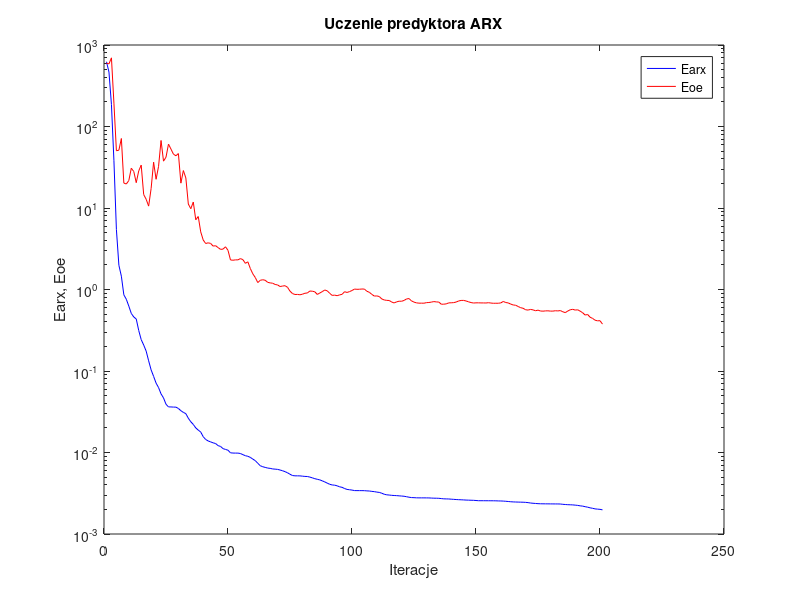
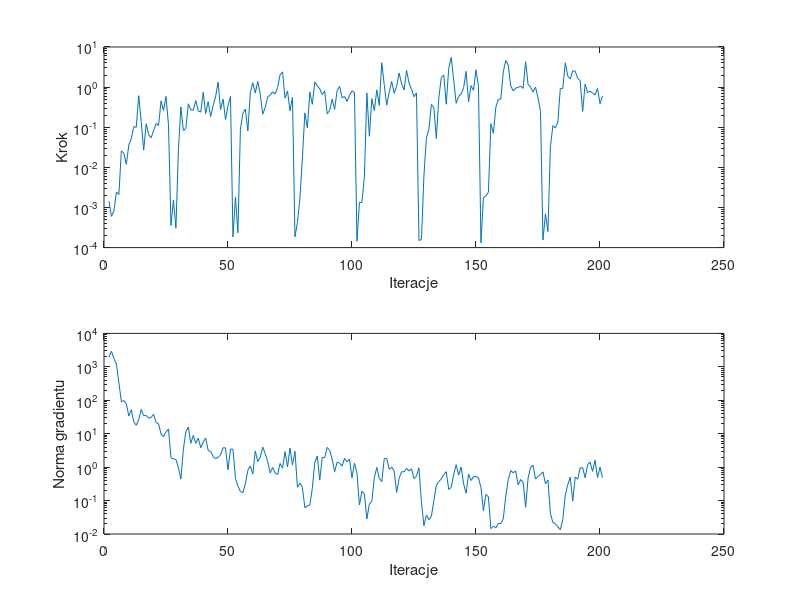

The MATLAB source for these figures, in order:
%uczenie predyktora arx
clear all;
n=0; farx(n+1)=6.231028e+002; foe(n+1)=5.990747e+002; wspucz(n+1)=0.000000e+000; ng(n+1)=0.000000e+000;
%odnowa zmiennej metryki
n=1; farx(n+1)=4.651786e+002; foe(n+1)=5.871939e+002; krok(n+1)=1.427772e-003; ng(n+1)=1.934988e+003;
n=2; farx(n+1)=1.860394e+002; foe(n+1)=6.959449e+002; krok(n+1)=6.037139e-004; ng(n+1)=2.940509e+003;
n=3; farx(n+1)=3.806380e+001; foe(n+1)=1.933688e+002; krok(n+1)=8.194646e-004; ng(n+1)=1.768652e+003;
n=4; farx(n+1)=5.433468e+000; foe(n+1)=5.037834e+001; krok(n+1)=2.433134e-003; ng(n+1)=1.209767e+003;
n=5; farx(n+1)=1.983449e+000; foe(n+1)=5.125017e+001; krok(n+1)=2.100547e-003; ng(n+1)=3.363556e+002;
n=6; farx(n+1)=1.457347e+000; foe(n+1)=7.127050e+001; krok(n+1)=2.567947e-002; ng(n+1)=9.097703e+001;
n=7; farx(n+1)=8.600090e-001; foe(n+1)=2.020880e+001; krok(n+1)=2.251094e-002; ng(n+1)=9.789927e+001;
n=8; farx(n+1)=7.588064e-001; foe(n+1)=1.972090e+001; krok(n+1)=1.193441e-002; ng(n+1)=7.901427e+001;
n=9; farx(n+1)=6.256233e-001; foe(n+1)=2.170058e+001; krok(n+1)=3.598781e-002; ng(n+1)=3.355245e+001;
n=10; farx(n+1)=5.091709e-001; foe(n+1)=3.074505e+001; krok(n+1)=5.197516e-002; ng(n+1)=5.192200e+001;
n=11; farx(n+1)=4.601442e-001; foe(n+1)=2.808141e+001; krok(n+1)=1.032026e-001; ng(n+1)=2.273359e+001;
n=12; farx(n+1)=4.349984e-001; foe(n+1)=2.046013e+001; krok(n+1)=1.001107e-001; ng(n+1)=1.791771e+001;
n=13; farx(n+1)=3.142887e-001; foe(n+1)=2.850646e+001; krok(n+1)=6.094694e-001; ng(n+1)=2.648149e+001;
n=14; farx(n+1)=2.426476e-001; foe(n+1)=3.360378e+001; krok(n+1)=1.389210e-001; ng(n+1)=5.353627e+001;
n=15; farx(n+1)=2.083714e-001; foe(n+1)=1.462308e+001; krok(n+1)=2.679765e-002; ng(n+1)=3.453030e+001;
n=16; farx(n+1)=1.753898e-001; foe(n+1)=1.279238e+001; krok(n+1)=1.217528e-001; ng(n+1)=3.517329e+001;
n=17; farx(n+1)=1.333549e-001; foe(n+1)=1.055141e+001; krok(n+1)=6.528949e-002; ng(n+1)=2.884344e+001;
n=18; farx(n+1)=1.032460e-001; foe(n+1)=1.734953e+001; krok(n+1)=5.442027e-002; ng(n+1)=3.086474e+001;
n=19; farx(n+1)=8.592697e-002; foe(n+1)=3.651473e+001; krok(n+1)=8.268560e-002; ng(n+1)=3.794651e+001;
n=20; farx(n+1)=7.101520e-002; foe(n+1)=2.251167e+001; krok(n+1)=1.238533e-001; ng(n+1)=2.154720e+001;
n=21; farx(n+1)=6.257822e-002; foe(n+1)=3.244000e+001; krok(n+1)=1.110632e-001; ng(n+1)=1.970081e+001;
n=22; farx(n+1)=5.239615e-002; foe(n+1)=6.740210e+001; krok(n+1)=4.536903e-001; ng(n+1)=9.738161e+000;
n=23; farx(n+1)=4.674284e-002; foe(n+1)=3.756710e+001; krok(n+1)=2.621866e-001; ng(n+1)=8.198813e+000;
n=24; farx(n+1)=3.908535e-002; foe(n+1)=4.203963e+001; krok(n+1)=5.870903e-001; ng(n+1)=1.124011e+001;
n=25; farx(n+1)=3.628735e-002; foe(n+1)=6.078987e+001; krok(n+1)=1.144404e-001; ng(n+1)=1.381372e+001;
%odnowa zmiennej metryki
n=26; farx(n+1)=3.622966e-002; foe(n+1)=5.284802e+001; krok(n+1)=3.569431e-004; ng(n+1)=1.909572e+000;
n=27; farx(n+1)=3.606936e-002; foe(n+1)=4.577375e+001; krok(n+1)=1.532691e-003; ng(n+1)=1.754597e+000;
n=28; farx(n+1)=3.603847e-002; foe(n+1)=4.375820e+001; krok(n+1)=3.046669e-004; ng(n+1)=1.703372e+000;
n=29; farx(n+1)=3.468677e-002; foe(n+1)=4.653595e+001; krok(n+1)=2.672451e-002; ng(n+1)=9.646382e-001;
n=30; farx(n+1)=3.257821e-002; foe(n+1)=2.018636e+001; krok(n+1)=3.202323e-001; ng(n+1)=4.384472e-001;
n=31; farx(n+1)=3.106269e-002; foe(n+1)=2.881030e+001; krok(n+1)=8.343244e-002; ng(n+1)=3.422377e+000;
n=32; farx(n+1)=2.997984e-002; foe(n+1)=2.339402e+001; krok(n+1)=9.310460e-002; ng(n+1)=1.144309e+001;
n=33; farx(n+1)=2.632988e-002; foe(n+1)=1.118754e+001; krok(n+1)=3.839848e-001; ng(n+1)=1.585049e+001;
n=34; farx(n+1)=2.382156e-002; foe(n+1)=9.799861e+000; krok(n+1)=2.701727e-001; ng(n+1)=5.158608e+000;
n=35; farx(n+1)=2.210960e-002; foe(n+1)=1.184488e+001; krok(n+1)=2.656312e-001; ng(n+1)=8.820815e+000;
n=36; farx(n+1)=2.003006e-002; foe(n+1)=7.168280e+000; krok(n+1)=4.635137e-001; ng(n+1)=5.169690e+000;
n=37; farx(n+1)=1.884500e-002; foe(n+1)=7.860805e+000; krok(n+1)=2.553603e-001; ng(n+1)=7.356874e+000;
n=38; farx(n+1)=1.781466e-002; foe(n+1)=5.094000e+000; krok(n+1)=2.385171e-001; ng(n+1)=3.811985e+000;
n=39; farx(n+1)=1.564490e-002; foe(n+1)=4.055007e+000; krok(n+1)=7.422839e-001; ng(n+1)=5.629689e+000;
n=40; farx(n+1)=1.444125e-002; foe(n+1)=3.666962e+000; krok(n+1)=2.193298e-001; ng(n+1)=7.462132e+000;
n=41; farx(n+1)=1.386556e-002; foe(n+1)=3.739465e+000; krok(n+1)=4.339732e-001; ng(n+1)=3.151990e+000;
n=42; farx(n+1)=1.348788e-002; foe(n+1)=3.677286e+000; krok(n+1)=1.845727e-001; ng(n+1)=2.978863e+000;
n=43; farx(n+1)=1.314366e-002; foe(n+1)=3.408415e+000; krok(n+1)=3.465039e-001; ng(n+1)=2.065507e+000;
n=44; farx(n+1)=1.288157e-002; foe(n+1)=3.447103e+000; krok(n+1)=5.738785e-001; ng(n+1)=1.774857e+000;
n=45; farx(n+1)=1.214714e-002; foe(n+1)=3.268449e+000; krok(n+1)=1.334919e+000; ng(n+1)=1.962341e+000;
n=46; farx(n+1)=1.186856e-002; foe(n+1)=3.107632e+000; krok(n+1)=2.725288e-001; ng(n+1)=2.311875e+000;
n=47; farx(n+1)=1.115523e-002; foe(n+1)=3.131213e+000; krok(n+1)=5.039997e-001; ng(n+1)=3.799408e+000;
n=48; farx(n+1)=1.090663e-002; foe(n+1)=3.342713e+000; krok(n+1)=1.553141e-001; ng(n+1)=3.773850e+000;
n=49; farx(n+1)=1.066491e-002; foe(n+1)=3.022113e+000; krok(n+1)=3.428611e-001; ng(n+1)=8.267336e-001;
n=50; farx(n+1)=9.913806e-003; foe(n+1)=2.304272e+000; krok(n+1)=5.842182e-001; ng(n+1)=3.464856e+000;
%odnowa zmiennej metryki
n=51; farx(n+1)=9.845346e-003; foe(n+1)=2.286266e+000; krok(n+1)=1.841267e-004; ng(n+1)=3.437205e+000;
n=52; farx(n+1)=9.833504e-003; foe(n+1)=2.310557e+000; krok(n+1)=1.812955e-003; ng(n+1)=4.556028e-001;
n=53; farx(n+1)=9.832509e-003; foe(n+1)=2.309529e+000; krok(n+1)=2.345280e-004; ng(n+1)=2.730074e-001;
n=54; farx(n+1)=9.721575e-003; foe(n+1)=2.394739e+000; krok(n+1)=8.877087e-002; ng(n+1)=1.868985e-001;
n=55; farx(n+1)=9.411764e-003; foe(n+1)=2.325752e+000; krok(n+1)=2.223238e-001; ng(n+1)=1.725197e-001;
n=56; farx(n+1)=9.136936e-003; foe(n+1)=2.095327e+000; krok(n+1)=2.833785e-001; ng(n+1)=3.166223e-001;
n=57; farx(n+1)=8.983473e-003; foe(n+1)=2.186755e+000; krok(n+1)=8.097460e-002; ng(n+1)=8.002378e-001;
n=58; farx(n+1)=8.713650e-003; foe(n+1)=1.809754e+000; krok(n+1)=7.310195e-001; ng(n+1)=1.077496e+000;
n=59; farx(n+1)=8.296626e-003; foe(n+1)=1.557490e+000; krok(n+1)=1.280117e+000; ng(n+1)=6.188266e-001;
n=60; farx(n+1)=7.950376e-003; foe(n+1)=1.403287e+000; krok(n+1)=7.113726e-001; ng(n+1)=3.028350e+000;
n=61; farx(n+1)=7.381914e-003; foe(n+1)=1.216548e+000; krok(n+1)=1.390988e+000; ng(n+1)=1.462462e+000;
n=62; farx(n+1)=6.888266e-003; foe(n+1)=1.296326e+000; krok(n+1)=6.709302e-001; ng(n+1)=1.966417e+000;
n=63; farx(n+1)=6.691940e-003; foe(n+1)=1.318223e+000; krok(n+1)=2.114442e-001; ng(n+1)=3.978671e+000;
n=64; farx(n+1)=6.563694e-003; foe(n+1)=1.298205e+000; krok(n+1)=3.091610e-001; ng(n+1)=2.548212e+000;
n=65; farx(n+1)=6.442894e-003; foe(n+1)=1.224538e+000; krok(n+1)=5.714745e-001; ng(n+1)=1.466901e+000;
n=66; farx(n+1)=6.388536e-003; foe(n+1)=1.204905e+000; krok(n+1)=6.268073e-001; ng(n+1)=6.706947e-001;
n=67; farx(n+1)=6.287773e-003; foe(n+1)=1.194775e+000; krok(n+1)=7.612154e-001; ng(n+1)=9.764888e-001;
n=68; farx(n+1)=6.249015e-003; foe(n+1)=1.152864e+000; krok(n+1)=6.674447e-001; ng(n+1)=6.640161e-001;
n=69; farx(n+1)=6.207139e-003; foe(n+1)=1.137310e+000; krok(n+1)=9.769152e-001; ng(n+1)=6.001188e-001;
n=70; farx(n+1)=6.097138e-003; foe(n+1)=1.087898e+000; krok(n+1)=2.030537e+000; ng(n+1)=1.287634e+000;
n=71; farx(n+1)=5.971787e-003; foe(n+1)=1.102422e+000; krok(n+1)=2.395323e+000; ng(n+1)=9.282925e-001;
n=72; farx(n+1)=5.820840e-003; foe(n+1)=1.113399e+000; krok(n+1)=5.281352e-001; ng(n+1)=2.906375e+000;
n=73; farx(n+1)=5.639426e-003; foe(n+1)=1.064759e+000; krok(n+1)=8.008859e-001; ng(n+1)=1.009303e+000;
n=74; farx(n+1)=5.407266e-003; foe(n+1)=9.541227e-001; krok(n+1)=2.557116e-001; ng(n+1)=3.735932e+000;
n=75; farx(n+1)=5.218545e-003; foe(n+1)=8.918923e-001; krok(n+1)=5.596492e-001; ng(n+1)=1.154974e+000;
%odnowa zmiennej metryki
n=76; farx(n+1)=5.173427e-003; foe(n+1)=8.685191e-001; krok(n+1)=1.848518e-004; ng(n+1)=2.974303e+000;
n=77; farx(n+1)=5.172276e-003; foe(n+1)=8.704959e-001; krok(n+1)=4.261938e-004; ng(n+1)=2.504523e-001;
n=78; farx(n+1)=5.166260e-003; foe(n+1)=8.615597e-001; krok(n+1)=1.700059e-003; ng(n+1)=3.363344e-001;
n=79; farx(n+1)=5.125976e-003; foe(n+1)=8.752213e-001; krok(n+1)=1.767909e-002; ng(n+1)=2.480937e-001;
n=80; farx(n+1)=5.088293e-003; foe(n+1)=8.990290e-001; krok(n+1)=2.278082e-001; ng(n+1)=6.073302e-002;
n=81; farx(n+1)=5.076832e-003; foe(n+1)=9.069130e-001; krok(n+1)=9.595947e-002; ng(n+1)=7.013749e-002;
n=82; farx(n+1)=4.991979e-003; foe(n+1)=9.575744e-001; krok(n+1)=7.498941e-001; ng(n+1)=7.362409e-002;
n=83; farx(n+1)=4.888746e-003; foe(n+1)=9.527284e-001; krok(n+1)=3.730916e-001; ng(n+1)=2.347000e-001;
n=84; farx(n+1)=4.774412e-003; foe(n+1)=9.376566e-001; krok(n+1)=1.348916e+000; ng(n+1)=1.391484e+000;
n=85; farx(n+1)=4.691194e-003; foe(n+1)=8.698827e-001; krok(n+1)=1.072499e+000; ng(n+1)=2.146958e+000;
n=86; farx(n+1)=4.615689e-003; foe(n+1)=9.053075e-001; krok(n+1)=9.087851e-001; ng(n+1)=4.078601e-001;
n=87; farx(n+1)=4.492409e-003; foe(n+1)=9.413765e-001; krok(n+1)=6.522451e-001; ng(n+1)=1.947989e+000;
n=88; farx(n+1)=4.357238e-003; foe(n+1)=9.858996e-001; krok(n+1)=7.926233e-001; ng(n+1)=1.924535e+000;
n=89; farx(n+1)=4.212425e-003; foe(n+1)=9.636915e-001; krok(n+1)=2.153023e-001; ng(n+1)=3.895442e+000;
n=90; farx(n+1)=4.075412e-003; foe(n+1)=8.990646e-001; krok(n+1)=2.640676e-001; ng(n+1)=3.180406e+000;
n=91; farx(n+1)=3.998521e-003; foe(n+1)=8.468525e-001; krok(n+1)=5.002089e-001; ng(n+1)=1.716099e+000;
n=92; farx(n+1)=3.973111e-003; foe(n+1)=8.528271e-001; krok(n+1)=2.785378e-001; ng(n+1)=7.339030e-001;
n=93; farx(n+1)=3.902284e-003; foe(n+1)=8.397058e-001; krok(n+1)=8.256204e-001; ng(n+1)=1.403834e+000;
n=94; farx(n+1)=3.793577e-003; foe(n+1)=8.586183e-001; krok(n+1)=1.043878e+000; ng(n+1)=1.314479e+000;
n=95; farx(n+1)=3.738965e-003; foe(n+1)=8.729260e-001; krok(n+1)=5.431439e-001; ng(n+1)=1.075045e+000;
n=96; farx(n+1)=3.613189e-003; foe(n+1)=9.395333e-001; krok(n+1)=5.842182e-001; ng(n+1)=1.840133e+000;
n=97; farx(n+1)=3.525469e-003; foe(n+1)=9.200922e-001; krok(n+1)=4.364225e-001; ng(n+1)=1.449057e+000;
n=98; farx(n+1)=3.491970e-003; foe(n+1)=9.424607e-001; krok(n+1)=6.258076e-001; ng(n+1)=1.732038e+000;
n=99; farx(n+1)=3.458865e-003; foe(n+1)=9.719110e-001; krok(n+1)=8.043035e-001; ng(n+1)=4.785093e-001;
n=100; farx(n+1)=3.410665e-003; foe(n+1)=1.012126e+000; krok(n+1)=7.294970e-001; ng(n+1)=1.308716e+000;
%odnowa zmiennej metryki
n=101; farx(n+1)=3.407006e-003; foe(n+1)=1.005473e+000; krok(n+1)=1.440576e-004; ng(n+1)=6.676612e-001;
n=102; farx(n+1)=3.406766e-003; foe(n+1)=1.007560e+000; krok(n+1)=1.336585e-003; ng(n+1)=7.415594e-002;
n=103; farx(n+1)=3.405370e-003; foe(n+1)=1.014523e+000; krok(n+1)=1.338974e-003; ng(n+1)=1.892514e-001;
n=104; farx(n+1)=3.401165e-003; foe(n+1)=1.011351e+000; krok(n+1)=6.023109e-003; ng(n+1)=1.579376e-001;
n=105; farx(n+1)=3.380917e-003; foe(n+1)=9.516676e-001; krok(n+1)=7.101669e-001; ng(n+1)=2.812522e-002;
n=106; farx(n+1)=3.369524e-003; foe(n+1)=9.237251e-001; krok(n+1)=5.955282e-002; ng(n+1)=7.928295e-002;
n=107; farx(n+1)=3.333772e-003; foe(n+1)=8.713128e-001; krok(n+1)=5.166865e-001; ng(n+1)=9.437643e-002;
n=108; farx(n+1)=3.310544e-003; foe(n+1)=8.307210e-001; krok(n+1)=2.589664e-001; ng(n+1)=4.867691e-001;
n=109; farx(n+1)=3.266784e-003; foe(n+1)=8.343531e-001; krok(n+1)=8.536620e-001; ng(n+1)=9.806809e-001;
n=110; farx(n+1)=3.239085e-003; foe(n+1)=8.196662e-001; krok(n+1)=3.485301e-001; ng(n+1)=4.618822e-001;
n=111; farx(n+1)=3.163904e-003; foe(n+1)=7.658402e-001; krok(n+1)=4.061290e+000; ng(n+1)=3.663621e-001;
n=112; farx(n+1)=3.074833e-003; foe(n+1)=7.444937e-001; krok(n+1)=1.147757e+000; ng(n+1)=1.791907e+000;
n=113; farx(n+1)=3.025510e-003; foe(n+1)=7.356058e-001; krok(n+1)=3.550835e-001; ng(n+1)=1.827292e+000;
n=114; farx(n+1)=3.006768e-003; foe(n+1)=7.335203e-001; krok(n+1)=7.461831e-001; ng(n+1)=8.579353e-001;
n=115; farx(n+1)=2.981914e-003; foe(n+1)=7.014832e-001; krok(n+1)=1.382584e+000; ng(n+1)=9.933808e-001;
n=116; farx(n+1)=2.967434e-003; foe(n+1)=6.840860e-001; krok(n+1)=7.011953e-001; ng(n+1)=7.715070e-001;
n=117; farx(n+1)=2.956443e-003; foe(n+1)=7.055506e-001; krok(n+1)=1.043878e+000; ng(n+1)=1.751943e-001;
n=118; farx(n+1)=2.938962e-003; foe(n+1)=7.187429e-001; krok(n+1)=2.240289e+000; ng(n+1)=4.630203e-001;
n=119; farx(n+1)=2.922925e-003; foe(n+1)=7.173031e-001; krok(n+1)=1.206842e+000; ng(n+1)=7.275752e-001;
n=120; farx(n+1)=2.904874e-003; foe(n+1)=7.346763e-001; krok(n+1)=8.536620e-001; ng(n+1)=7.277508e-001;
n=121; farx(n+1)=2.867230e-003; foe(n+1)=7.657601e-001; krok(n+1)=2.615134e+000; ng(n+1)=9.132495e-001;
n=122; farx(n+1)=2.827257e-003; foe(n+1)=7.739609e-001; krok(n+1)=1.254669e+000; ng(n+1)=7.690883e-001;
n=123; farx(n+1)=2.799220e-003; foe(n+1)=7.244265e-001; krok(n+1)=8.823184e-001; ng(n+1)=8.924504e-001;
n=124; farx(n+1)=2.791280e-003; foe(n+1)=7.003445e-001; krok(n+1)=5.758050e-001; ng(n+1)=4.548568e-001;
n=125; farx(n+1)=2.779246e-003; foe(n+1)=6.857006e-001; krok(n+1)=7.178655e-001; ng(n+1)=5.397991e-001;
%odnowa zmiennej metryki
n=126; farx(n+1)=2.775731e-003; foe(n+1)=6.797539e-001; krok(n+1)=1.494509e-004; ng(n+1)=9.535482e-001;
n=127; farx(n+1)=2.775689e-003; foe(n+1)=6.800245e-001; krok(n+1)=1.614953e-004; ng(n+1)=8.897685e-002;
n=128; farx(n+1)=2.775622e-003; foe(n+1)=6.791341e-001; krok(n+1)=6.130766e-003; ng(n+1)=1.766755e-002;
n=129; farx(n+1)=2.773669e-003; foe(n+1)=6.898196e-001; krok(n+1)=5.418912e-002; ng(n+1)=3.681836e-002;
n=130; farx(n+1)=2.771579e-003; foe(n+1)=6.926862e-001; krok(n+1)=8.877087e-002; ng(n+1)=2.651433e-002;
n=131; farx(n+1)=2.760327e-003; foe(n+1)=7.003531e-001; krok(n+1)=3.706964e-001; ng(n+1)=3.396775e-002;
n=132; farx(n+1)=2.751522e-003; foe(n+1)=7.110548e-001; krok(n+1)=3.080168e-001; ng(n+1)=9.705914e-002;
n=133; farx(n+1)=2.748594e-003; foe(n+1)=7.040737e-001; krok(n+1)=5.261210e-002; ng(n+1)=2.890394e-001;
n=134; farx(n+1)=2.742221e-003; foe(n+1)=7.012966e-001; krok(n+1)=5.353665e-001; ng(n+1)=3.688113e-001;
n=135; farx(n+1)=2.721245e-003; foe(n+1)=6.598497e-001; krok(n+1)=1.729901e+000; ng(n+1)=4.449512e-001;
n=136; farx(n+1)=2.700855e-003; foe(n+1)=6.607031e-001; krok(n+1)=2.006399e+000; ng(n+1)=5.954014e-001;
n=137; farx(n+1)=2.695303e-003; foe(n+1)=6.663460e-001; krok(n+1)=3.745525e-001; ng(n+1)=7.302136e-001;
n=138; farx(n+1)=2.690798e-003; foe(n+1)=6.851635e-001; krok(n+1)=2.891506e+000; ng(n+1)=2.159499e-001;
n=139; farx(n+1)=2.674781e-003; foe(n+1)=6.870716e-001; krok(n+1)=5.484439e+000; ng(n+1)=2.496782e-001;
n=140; farx(n+1)=2.661982e-003; foe(n+1)=6.902843e-001; krok(n+1)=1.514306e+000; ng(n+1)=5.969774e-001;
n=141; farx(n+1)=2.648196e-003; foe(n+1)=7.017239e-001; krok(n+1)=3.963765e-001; ng(n+1)=1.181027e+000;
n=142; farx(n+1)=2.637079e-003; foe(n+1)=7.230964e-001; krok(n+1)=5.907855e-001; ng(n+1)=5.749644e-001;
n=143; farx(n+1)=2.629017e-003; foe(n+1)=7.343609e-001; krok(n+1)=6.744582e-001; ng(n+1)=1.001524e+000;
n=144; farx(n+1)=2.620187e-003; foe(n+1)=7.350671e-001; krok(n+1)=9.574267e-001; ng(n+1)=3.177598e-001;
n=145; farx(n+1)=2.608223e-003; foe(n+1)=7.232217e-001; krok(n+1)=2.473288e+000; ng(n+1)=1.656001e-001;
n=146; farx(n+1)=2.602644e-003; foe(n+1)=7.060322e-001; krok(n+1)=4.275922e-001; ng(n+1)=6.238660e-001;
n=147; farx(n+1)=2.595394e-003; foe(n+1)=6.916831e-001; krok(n+1)=1.086260e+000; ng(n+1)=3.976040e-001;
n=148; farx(n+1)=2.589598e-003; foe(n+1)=6.825376e-001; krok(n+1)=8.316025e-001; ng(n+1)=5.154413e-001;
n=149; farx(n+1)=2.576797e-003; foe(n+1)=6.861627e-001; krok(n+1)=2.711093e+000; ng(n+1)=5.216966e-001;
n=150; farx(n+1)=2.561697e-003; foe(n+1)=6.863512e-001; krok(n+1)=1.037862e+000; ng(n+1)=4.772098e-001;
%odnowa zmiennej metryki
n=151; farx(n+1)=2.561235e-003; foe(n+1)=6.844022e-001; krok(n+1)=1.312842e-004; ng(n+1)=2.434930e-001;
n=152; farx(n+1)=2.561102e-003; foe(n+1)=6.845403e-001; krok(n+1)=1.797903e-003; ng(n+1)=4.953628e-002;
n=153; farx(n+1)=2.559757e-003; foe(n+1)=6.829346e-001; krok(n+1)=1.935208e-003; ng(n+1)=1.532704e-001;
n=154; farx(n+1)=2.558712e-003; foe(n+1)=6.888794e-001; krok(n+1)=2.394037e-003; ng(n+1)=1.293085e-001;
n=155; farx(n+1)=2.557653e-003; foe(n+1)=6.820750e-001; krok(n+1)=1.226847e-001; ng(n+1)=1.446024e-002;
n=156; farx(n+1)=2.556832e-003; foe(n+1)=6.777600e-001; krok(n+1)=7.053511e-002; ng(n+1)=1.723497e-002;
n=157; farx(n+1)=2.553603e-003; foe(n+1)=6.783755e-001; krok(n+1)=3.164556e-001; ng(n+1)=1.527893e-002;
n=158; farx(n+1)=2.546188e-003; foe(n+1)=6.781387e-001; krok(n+1)=4.935049e-001; ng(n+1)=2.064137e-002;
n=159; farx(n+1)=2.542350e-003; foe(n+1)=6.846790e-001; krok(n+1)=5.045340e-001; ng(n+1)=2.044025e-002;
n=160; farx(n+1)=2.534456e-003; foe(n+1)=7.133977e-001; krok(n+1)=2.395323e+000; ng(n+1)=2.876823e-002;
n=161; farx(n+1)=2.520622e-003; foe(n+1)=6.919082e-001; krok(n+1)=4.602211e+000; ng(n+1)=1.349303e-001;
n=162; farx(n+1)=2.505372e-003; foe(n+1)=6.844970e-001; krok(n+1)=3.509277e+000; ng(n+1)=4.216550e-001;
n=163; farx(n+1)=2.487547e-003; foe(n+1)=6.620656e-001; krok(n+1)=1.071175e+000; ng(n+1)=7.824876e-001;
n=164; farx(n+1)=2.476555e-003; foe(n+1)=6.460014e-001; krok(n+1)=8.083004e-001; ng(n+1)=6.775104e-001;
n=165; farx(n+1)=2.469495e-003; foe(n+1)=6.408578e-001; krok(n+1)=9.453922e-001; ng(n+1)=7.690971e-001;
n=166; farx(n+1)=2.463816e-003; foe(n+1)=6.186956e-001; krok(n+1)=9.826030e-001; ng(n+1)=2.916506e-001;
n=167; farx(n+1)=2.458857e-003; foe(n+1)=5.984148e-001; krok(n+1)=1.062525e+000; ng(n+1)=4.261486e-001;
n=168; farx(n+1)=2.454338e-003; foe(n+1)=5.883214e-001; krok(n+1)=9.282331e-001; ng(n+1)=3.518214e-001;
n=169; farx(n+1)=2.444427e-003; foe(n+1)=5.644968e-001; krok(n+1)=4.301919e+000; ng(n+1)=6.302242e-002;
n=170; farx(n+1)=2.427295e-003; foe(n+1)=5.590637e-001; krok(n+1)=1.163909e+000; ng(n+1)=4.707039e-001;
n=171; farx(n+1)=2.399452e-003; foe(n+1)=5.697032e-001; krok(n+1)=9.985387e-001; ng(n+1)=9.871256e-001;
n=172; farx(n+1)=2.383122e-003; foe(n+1)=5.625042e-001; krok(n+1)=7.487569e-001; ng(n+1)=1.135413e+000;
n=173; farx(n+1)=2.369956e-003; foe(n+1)=5.484936e-001; krok(n+1)=1.002692e+000; ng(n+1)=4.421307e-001;
n=174; farx(n+1)=2.356268e-003; foe(n+1)=5.584751e-001; krok(n+1)=5.365271e-001; ng(n+1)=5.294426e-001;
n=175; farx(n+1)=2.349425e-003; foe(n+1)=5.446312e-001; krok(n+1)=2.490283e-001; ng(n+1)=5.911436e-001;
%odnowa zmiennej metryki
n=176; farx(n+1)=2.346652e-003; foe(n+1)=5.421977e-001; krok(n+1)=1.543265e-004; ng(n+1)=7.224136e-001;
n=177; farx(n+1)=2.344816e-003; foe(n+1)=5.464933e-001; krok(n+1)=6.935224e-004; ng(n+1)=3.184307e-001;
n=178; farx(n+1)=2.343725e-003; foe(n+1)=5.476428e-001; krok(n+1)=2.509069e-004; ng(n+1)=4.107918e-001;
n=179; farx(n+1)=2.341557e-003; foe(n+1)=5.432351e-001; krok(n+1)=3.272372e-002; ng(n+1)=4.165343e-002;
n=180; farx(n+1)=2.340020e-003; foe(n+1)=5.430454e-001; krok(n+1)=1.096481e-001; ng(n+1)=2.185380e-002;
n=181; farx(n+1)=2.338608e-003; foe(n+1)=5.489902e-001; krok(n+1)=9.569438e-002; ng(n+1)=2.058378e-002;
n=182; farx(n+1)=2.337629e-003; foe(n+1)=5.457741e-001; krok(n+1)=1.344350e-001; ng(n+1)=1.651013e-002;
n=183; farx(n+1)=2.333854e-003; foe(n+1)=5.516838e-001; krok(n+1)=9.270274e-001; ng(n+1)=1.329952e-002;
n=184; farx(n+1)=2.313554e-003; foe(n+1)=5.332464e-001; krok(n+1)=9.282331e-001; ng(n+1)=2.761109e-002;
n=185; farx(n+1)=2.301141e-003; foe(n+1)=5.201914e-001; krok(n+1)=4.036272e+000; ng(n+1)=1.479935e-001;
n=186; farx(n+1)=2.289057e-003; foe(n+1)=5.444583e-001; krok(n+1)=1.898106e+000; ng(n+1)=2.994696e-001;
n=187; farx(n+1)=2.283423e-003; foe(n+1)=5.640101e-001; krok(n+1)=1.585247e+000; ng(n+1)=5.009367e-001;
n=188; farx(n+1)=2.275870e-003; foe(n+1)=5.718102e-001; krok(n+1)=2.539807e+000; ng(n+1)=9.636659e-002;
n=189; farx(n+1)=2.260559e-003; foe(n+1)=5.591390e-001; krok(n+1)=2.496734e+000; ng(n+1)=5.042920e-001;
n=190; farx(n+1)=2.244760e-003; foe(n+1)=5.637529e-001; krok(n+1)=1.651241e+000; ng(n+1)=4.338633e-001;
n=191; farx(n+1)=2.216207e-003; foe(n+1)=5.423496e-001; krok(n+1)=1.454604e+000; ng(n+1)=9.470607e-001;
n=192; farx(n+1)=2.198575e-003; foe(n+1)=5.191025e-001; krok(n+1)=2.477066e-001; ng(n+1)=9.678844e-001;
n=193; farx(n+1)=2.164214e-003; foe(n+1)=4.858259e-001; krok(n+1)=1.185073e+000; ng(n+1)=4.806624e-001;
n=194; farx(n+1)=2.134262e-003; foe(n+1)=4.939781e-001; krok(n+1)=7.271671e-001; ng(n+1)=1.184493e+000;
n=195; farx(n+1)=2.095108e-003; foe(n+1)=4.568173e-001; krok(n+1)=7.926233e-001; ng(n+1)=1.418326e+000;
n=196; farx(n+1)=2.067319e-003; foe(n+1)=4.423063e-001; krok(n+1)=7.113726e-001; ng(n+1)=7.469129e-001;
n=197; farx(n+1)=2.033631e-003; foe(n+1)=4.203704e-001; krok(n+1)=6.335709e-001; ng(n+1)=1.610513e+000;
n=198; farx(n+1)=2.019047e-003; foe(n+1)=4.127144e-001; krok(n+1)=9.282331e-001; ng(n+1)=4.877385e-001;
n=199; farx(n+1)=2.007156e-003; foe(n+1)=4.143719e-001; krok(n+1)=3.838379e-001; ng(n+1)=1.003059e+000;
n=200; farx(n+1)=1.978785e-003; foe(n+1)=3.762740e-001; krok(n+1)=5.988308e-001; ng(n+1)=4.825292e-001;

figure; semilogy(farx,'b'); hold on; semilogy(foe,'r'); xlabel('Iteracje'); ylabel('Earx, Eoe'); legend('Earx','Eoe'); title('Uczenie predyktora ARX');
figure; subplot(2,1,1); semilogy(krok); xlabel('Iteracje'); ylabel('Krok');
subplot(2,1,2); semilogy(ng); xlabel('Iteracje'); ylabel('Norma gradientu');
Earx=farx(n+1)
Eoe=foe(n+1)
